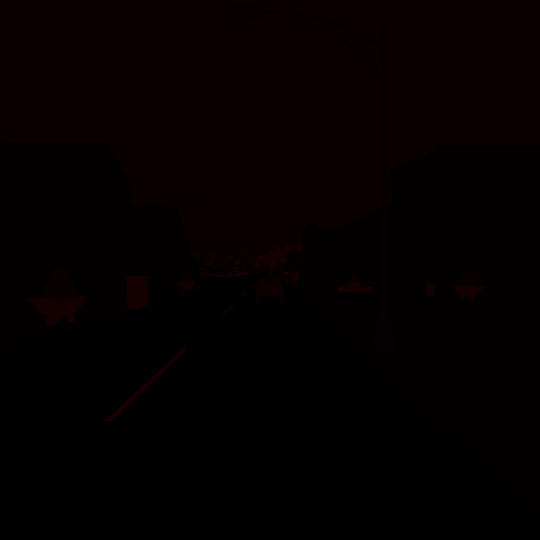
#> input picture data/Town01/seg0/1600.jpg, 1080 x 1080 px (shown at 1/2 size)
$ python autolabel.py
#> lines starting #> are read from the running program, lines starting #| are printed output that depends on the picture; after the words box and inside, x2 and y2 are one past the last pixel; in counts of white or black regions, pixels touching at a corner belong together
import cv2
import os
import numpy as np
import json
import re
from config import *
import math
import random
import xml.etree.ElementTree as ET
data_dir = './data'
# [7 lines left out: function FindPixel, not called in this run]

def FindPixel2(m,value_list):
    maritx_list = []
    for i in range(len(value_list)):
        mask = np.all(m == value_list[i], axis=-1)
        maritx_list.append(mask)
    Mask = np.logical_or.reduce(maritx_list)
    return Mask

# 获得指定路径中所有地图的rgb数据
def load_image_dir(data_dir):
#> called with data_dir = './data'
    rgb_list = []
    seg_list = []
    visseg_list = []
    town_list = os.listdir(data_dir)
    for town in town_list:
        datas_list = os.listdir(os.path.join(data_dir, town))
        # 获取存放数据的文件夹
        datas_list = [x for x in datas_list if x.startswith('rgb') and os.path.isdir(os.path.join(data_dir, town, x))]
        # 获取图片的路径
        for datas in datas_list:
            datas_dir = os.path.join(data_dir, town, datas)
            data_list = os.listdir(datas_dir)
            for data in data_list:
                if data.endswith('.jpg'):
                    rgb_list.append(os.path.join(datas_dir, data))
                    seg_list.append(os.path.join(datas_dir, data).replace('rgb', 'seg'))
                    visseg_list.append(os.path.join(datas_dir, data).replace('rgb', 'visseg'))

    return rgb_list, seg_list,visseg_list
# [15 lines left out: function merge_boxes, not called in this run]


# 获得图片中目标检测的锚框坐标
def Getbox(seg_path):
    # # 读取图片，特征为BGR
#> called with seg_path = './data/Town01/seg0/1600.jpg'
    image = cv2.imread(seg_path)
#> image is the input picture: shape (1080, 1080, 3); mean B, G, R 0.1, 0.2, 4.4
    # # c,x,y,w,h
    label_box = []
    for label in label_dict:
        # masks = np.all(image[:,:,:-1]  label['value'], axis=-1)
        masks = FindPixel(image[:,:,-1],label['value'])
        # 查找边界
        contours, _ = cv2.findContours(masks.astype(np.uint8), cv2.RETR_TREE, cv2.CHAIN_APPROX_SIMPLE)
        contours = [c for c in contours if cv2.contourArea(c) > label['limit']]
        bounding_rects = []
        for contour in contours:
            # 左上角的坐标和宽高
            x, y, w, h = cv2.boundingRect(contour)
            bounding_rects.append([label['class'],x, y, w, h])
            # 进行IOU判断和合并
        bounding_rects = merge_boxes_with_high_iou(bounding_rects,label['iou'])
        for rect in bounding_rects:
            label_box.append(rect)
#> after the loop, label_box = []
    visseg_path = seg_path.replace('seg', 'visseg')
    image = cv2.imread(visseg_path)
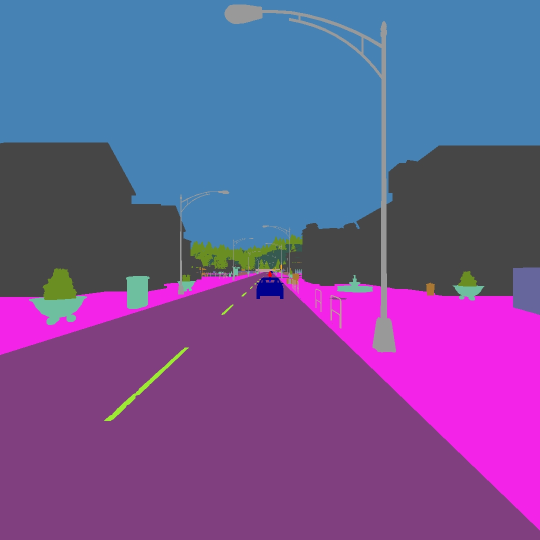
#> input picture data/Town01/visseg0/1600.jpg, 1080 x 1080 px (shown at 1/2 size)
#> image is the input picture: shape (1080, 1080, 3); mean B, G, R 147, 87.1, 111.6
    for label in label_dict2:
        masks = FindPixel2(image,label['value'])
        contours, _ = cv2.findContours(masks.astype(np.uint8), cv2.RETR_TREE, cv2.CHAIN_APPROX_SIMPLE)
        contours = [c for c in contours if cv2.contourArea(c) > label['limit']]
        bounding_rects = []
        for contour in contours:
            # 左上角的坐标和宽高
            x, y, w, h = cv2.boundingRect(contour)
            bounding_rects.append([label['class'],x, y, w, h])
            # 进行IOU判断和合并
        bounding_rects = merge_boxes_with_high_iou(bounding_rects,label['iou'])
        for rect in bounding_rects:
            label_box.append(rect)
#> this loop made 7 passes
#> contours on pass 6: [[[539, 545], [539, 552], [540, 552], [540, 545]]]
#> pass 3, in Getbox, `masks = FindPixel2(image,label['value'])`:
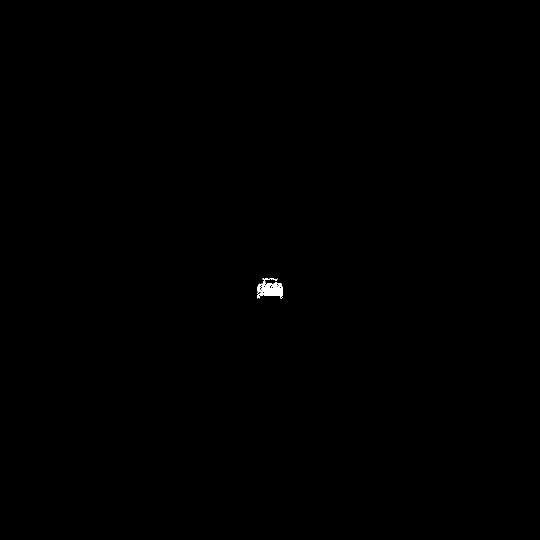
#> masks: shape (1080, 1080) bool (shown at 1/2 size); 0.1% white; 1 white region, box (x1, y1, x2, y2) and area: (515, 557, 565, 597) 1180
#> after the loop, label_box = [['Vehicle', 515, 557, 50, 40], ['Roadline', 213, 789, 58, 52]]
    # 返回锚框列表
    return label_box


# 使用递归的思路，将所有IOU值大于阈值的进行合并
def merge_boxes_with_high_iou(boxes, threshold=1.0):
    """
    合并IoU值大于阈值的矩形
    :param boxes: 矩形列表 [(c,x1, y1, x2, y2), ...]
    :param threshold: IoU阈值
    :return: 合并后的矩形列表
    """
    # 如果本身矩形的框数量小于等于1则直接返回
    if len(boxes) <= 1:
        return boxes
    # 如果数量大于1则进行iou判断
    for i in range(len(boxes)-1):
        box1 = boxes[i]
        for j in range(i+1, len(boxes)):
            box2 = boxes[j]
            Iou = ComputerIou(box1[1:],box2[1:])
            # 如果iou值大于阈值
            if Iou >= threshold:
                # 进行合并
                merge_box = merge_boxes(boxes[i][1:],boxes[j][1:])
                # 添加新合并的矩形
                boxes.append([box1[0],merge_box[0],merge_box[1],merge_box[2],merge_box[3]])
                # 这里删除的时候不使用索引，是因为每删除一个标号会改变
                boxes.remove(box1)
                boxes.remove(box2)
                # 进行递归，判断一轮新的矩阵列表是否可以合并
                merge_boxes_with_high_iou(boxes, threshold)

                return boxes
    return boxes


# [107 lines left out: functions ComputerIou, Convert, DrawCounts, Watch, RecordYoloXml, not called in this run]


# 进行数据的处理，包括：1.删除无目标的图像 2.将有目标的图像的目标进行记录 3.将数据划分为训练集和测试集
def Process(rgb_list,train_weight = 0.8):
    index = [x for x in range(len(rgb_list))]
    print('正在写入xml')
    for i in range(len(rgb_list)):
        label_box = Getbox(rgb_list[i].replace('rgb0','seg0'))
        # 删除无目标的图像
        if len(label_box) > 0:
            label_path = rgb_list[i].replace('data','label').replace('jpg','xml')
            b = label_path.split('\\')
#> (the run stopped early here; a loop or call above may not have finished)
